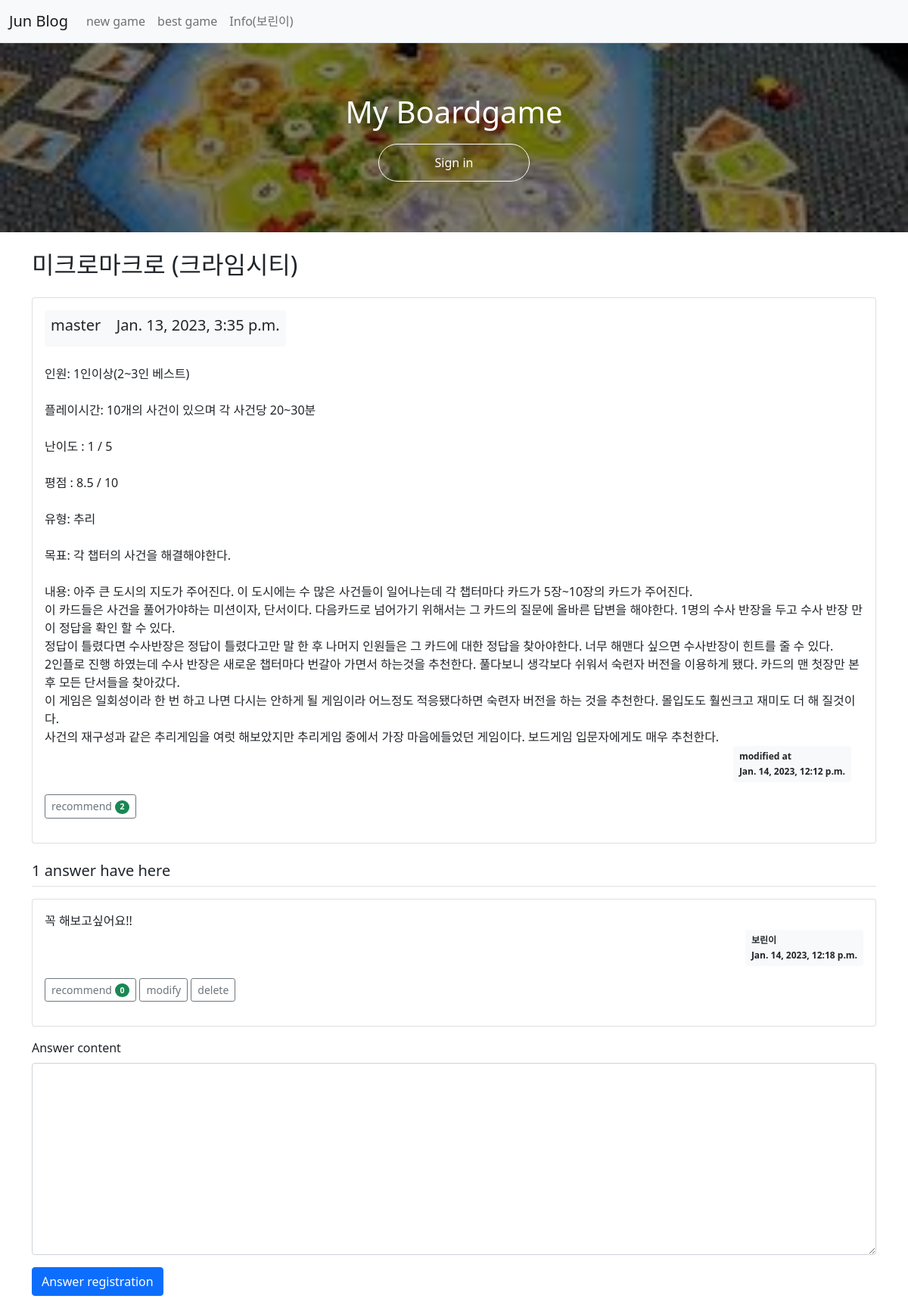
The app's page /pybo/319/ (signed in) with its own data.
### pybo/models.py (models this page shows, shortened)
class Question(models.Model):
    author = models.ForeignKey(User, on_delete=models.CASCADE, related_name='author_question')
    subject = models.CharField(max_length=200)
    content = models.TextField()
    create_date = models.DateTimeField()
    modify_date = models.DateTimeField(null=True, blank=True)
    voter = models.ManyToManyField(User, related_name='voter_question')

class Answer(models.Model):
    author = models.ForeignKey(User, on_delete=models.CASCADE, related_name='author_answer')
    question = models.ForeignKey(Question, on_delete=models.CASCADE)
    content = models.TextField()
    create_date = models.DateTimeField()
    modify = models.DateTimeField(null=True, blank=True)
    voter = models.ManyToManyField(User, related_name='voter')

### pybo/views/base_views.py (the view)
def detail(request, question_id):
    question = get_object_or_404(Question, pk=question_id)
    context = {'question': question}
    return render(request, 'pybo/question_detail.html', context)

### templates/pybo/question_detail.html (shortened to what this page needs)
{% extends 'base.html' %}
{% block content %}
<div class="container my-3">
    <h2 class="border-bottem py-2">{{ question.subject }}</h2>
    <div class="card my-3">
        <div class="card-body">
            <div class="badge bg-light text-dark p-2 text-start">
                <h5 class="mb-2">{{ question.author.username }} &ensp; {{ question.create_date}}</h5>
            </div>
            <br><br>
            <div class="card-text" style="white-space: pre-line;">{{ question.content }}</div>
            <div class="d-flex justify-content-end">
                {% if question.modify_date %}
                <div class="badge bg-light text-dark p-2 text-start mx-3">
                    <div class="mb-2">modified at</div>
                    <div>{{ question.modify_date }}</div>
                </div>
                {% endif %}
            </div>
            <div class="my-3">
                <a href="javascript:void(0)" data-uri="{% url 'pybo:question_vote' question.id  %}"
                   class="recommend btn btn-sm btn-outline-secondary"> recommend
                    <span class="badge rounded-pill bg-success">{{question.voter.count}}</span>
                </a>
            </div>
        </div>
    </div>
    <h5 class="border-bottom my-3 py-2">{{question.answer_set.count}} answer have here</h5>
    {% for answer in question.answer_set.all %}
    <div class="card my-3">
        <div class="card-body">
            <div class="card-text" style="white-space: pre-line;">{{answer.content}}</div>
            <div class="d-flex justify-content-end">
                <div class="badge bg-light text-dark p-2 text-start">
                    <div class="mb-2">{{ answer.author.username }}</div>
                    <div>{{ answer.create_date }}</div>
                </div>
            </div>
            <div class="my-3">
                <a href="javascript:void(0)" data-uri="{% url 'pybo:answer_vote' answer.id %}"
                   class="recommend btn btn-sm btn-outline-secondary"}> recommend
                    <span class="badge rounded-pill bg-success">{{ answer.voter.count }}</span>
                </a>
                {% if request.user == answer.author %}
                <a href="{% url 'pybo:answer_modify' answer.id  %}"
                    class="btn btn-sm btn-outline-secondary">modify</a>
                <a href="#" class="delete btn btn-sm btn-outline-secondary"
                   data-uri="{% url 'pybo:answer_delete' answer.id %}">delete</a>
                {% elif request.user.username == 'master' %}
                <a href="#" class="delete btn btn-sm btn-outline-secondary"
                   data-uri="{% url 'pybo:answer_delete' answer.id %}">delete</a>
                {% endif %}
            </div>
        </div>
    </div>
    {% endfor %}
    <form action="{% url 'pybo:answer_create' question.id %}" method="post" class="my-3">
        <div class="mb-3">
            <label for="content" class="form-label">Answer content</label>
            <textarea {% if not user.is_authenticated %}disabled{% endif %}
              name="content" id="content" class="form-control" rows="10"></textarea>
        </div>
        <input type="submit" value="Answer registration" class="btn btn-primary">
    </form>
</div>
{% endblock %}

### templates/navbar.html (shortened to what this page needs)
<nav class="navbar navbar-expand-lg navbar-light bg-light border-bottom">
    <div class="container-fluid">
        <a class="navbar-brand"  href="{% url 'pybo:index' %}">Jun Blog</a>
        <div class="collapse navbar-collapse" id="navbarSupportedContent">
            <ul class="navbar-nav me-auto mb-2 mb-lg-0">
                <li class="nav-item">
                    <a class="nav-link" href="{% url 'pybo:new_game' %}">new game</a>
                </li>
                <li class="nav-item">
                    <a class="nav-link" href="{% url 'pybo:best_game' %}">best game</a>
                </li>
                <li class="nav-item">
                    {% if user.is_authenticated %}
                    <a class="nav-link" href="{% url 'common:info' %}">Info({{ user.username }}) </a>
                    {% endif %}
                </li>
            </ul>
        </div>
    </div>
</nav>

### records on screen
Question: subject "미크로마크로 (크라임시티)", author.username "master", create_date "Jan. 13, 2023, 3:35 p.m.", content "인원: 1인이상(2~3인 베스트) 플레이시간: 10개의 사건이 있으며 각 사건당 20~30분 난이도 : 1 / 5 평점 : 8.5 / 10 유형: 추리 목표: 각 챕터의 사건을 해결해야한다. 내용: 아주 큰 도시의 지도가 주어진다. 이 도시에는 수 많은 사건들이 일어나는데 각 챕터마다 카드가 5장~10장의 카드가 주어진다. 이 카드들은 사건을 풀어가야하는 미션이자, 단서이다. 다음카드로 넘어가기 위해서는 그 카드의 질문에 올바른 답변을 해야한다. 1명의 수사 반장을 두고 수사 반장 만이 정답을 확인 할 수 있다. 정답이 틀렸다면 수사반장은 정답이 틀렸다고만 말 한 후 나머지 인원들은 그 카드에 대한 정답을 찾아야한다. 너무 해맨다 싶으면 수사반장이 힌트를 줄 수 있다. 2인플로 진행 하였는데 수사 반장은 새로운 챕터마다 번갈아 가면서 하는것을 추천한다. 풀다보니 생각보다 쉬워서 숙련자 버전을 이용하게 됐다. 카드의 맨 첫장만 본 후 모든 단서들을 찾아갔다. 이 게임은 일회성이라 한 번 하고 나면 다시는 안하게 될 게임이라 어느정도 적응됐다하면 숙련자 버전을 하는 것을 추천한다. 몰입도도 훨씬크고 재미도 더 해 질것이다. 사건의 재구성과 같은 추리게임을 여럿 해보았지만 추리게임 중에서 가장 마음에들었던 게임이다. 보드게임 입문자에게도 매우 추천한다.", modify_date "Jan. 14, 2023, 12:12 p.m.", voter.count "2", answer_set.count "1"
Answer: content "꼭 해보고싶어요!!", author.username "보린이", create_date "Jan. 14, 2023, 12:18 p.m.", voter.count "0", shows "modify"

### other values on screen
{{ user.username }} "보린이"
